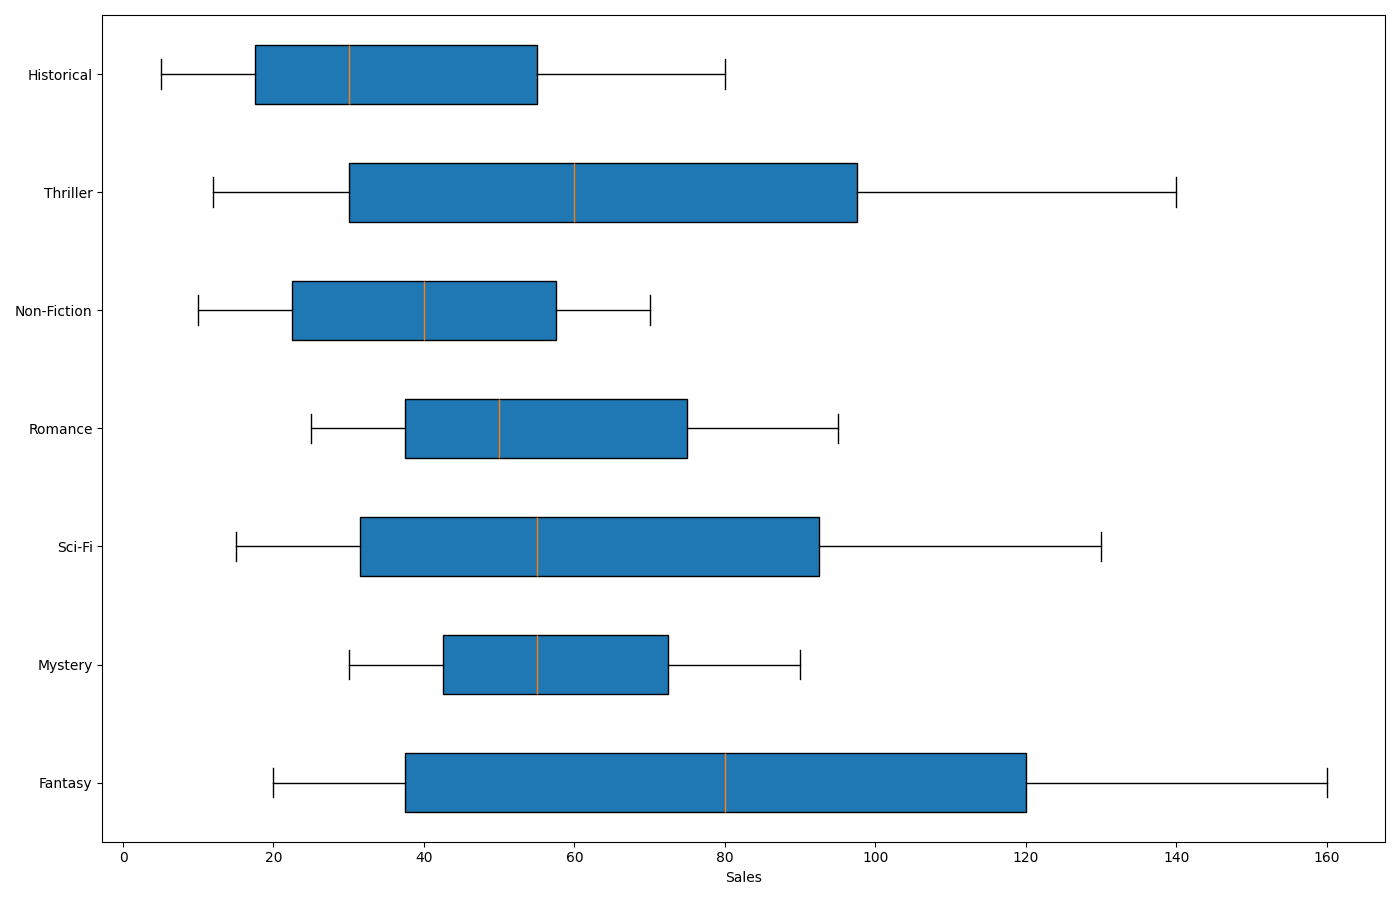

Source code (Python):
import numpy as np
import matplotlib.pyplot as plt

# Define the data
fantasy = np.array([20, 25, 30, 45, 65, 80, 95, 110, 130, 145, 160])
mystery = np.array([30, 35, 40, 45, 50, 55, 65, 70, 75, 85, 90])
science_fiction = np.array([15, 20, 28, 35, 45, 55, 70, 85, 100, 115, 130])
romance = np.array([25, 30, 35, 40, 45, 50, 60, 70, 80, 85, 95])
non_fiction = np.array([10, 15, 20, 25, 30, 40, 50, 55, 60, 65, 70])
thriller = np.array([12, 18, 25, 35, 48, 60, 75, 90, 105, 125, 140])
historical = np.array([5, 10, 15, 20, 25, 30, 40, 50, 60, 70, 80])

genre_data = [fantasy, mystery, science_fiction, romance, non_fiction, thriller, historical]

# Genre labels
labels = ['Fantasy', 'Mystery', 'Sci-Fi', 'Romance', 'Non-Fiction', 'Thriller', 'Historical']

# Create the figure and axes
fig, ax = plt.subplots(figsize=(14, 9))

# Plot a horizontal box plot
ax.boxplot(genre_data, vert=False, patch_artist=True, labels=labels)

ax.set_xlabel('Sales')

# Display the plot
plt.tight_layout()
plt.show()
